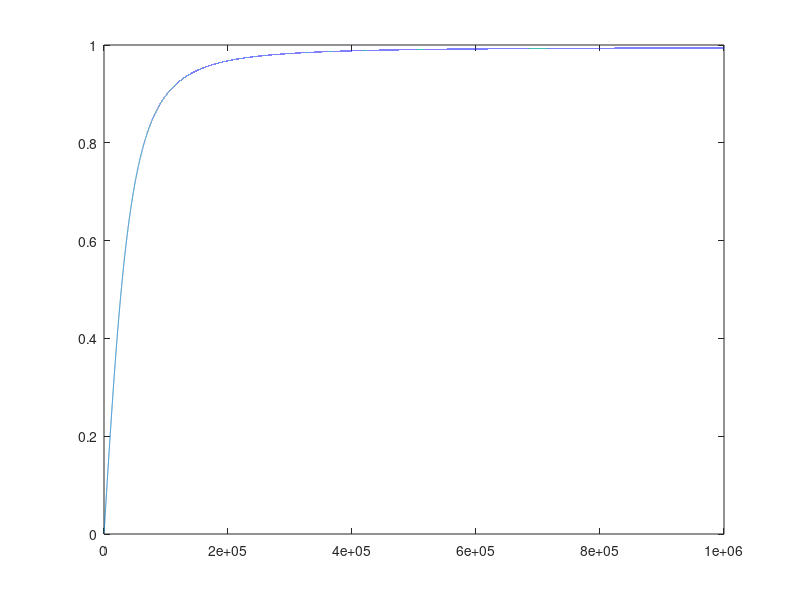

The MATLAB source for this figure:
%Chapter 21 Problem 30

R=3.3e3;
Rl=16;
L=1e-3;
C=0.001e-6;

%part a - determine Av for frequency range of 100hz-1Mhz
f=[100:10:1e6];
ZC=1./(1i*2*pi*f*C);
ZL=1i*2*pi*f*C;
ZR=R+Rl;
ZT=ZC+ZL+ZR;

Av=R./ZT;
plot(f, abs(Av));5